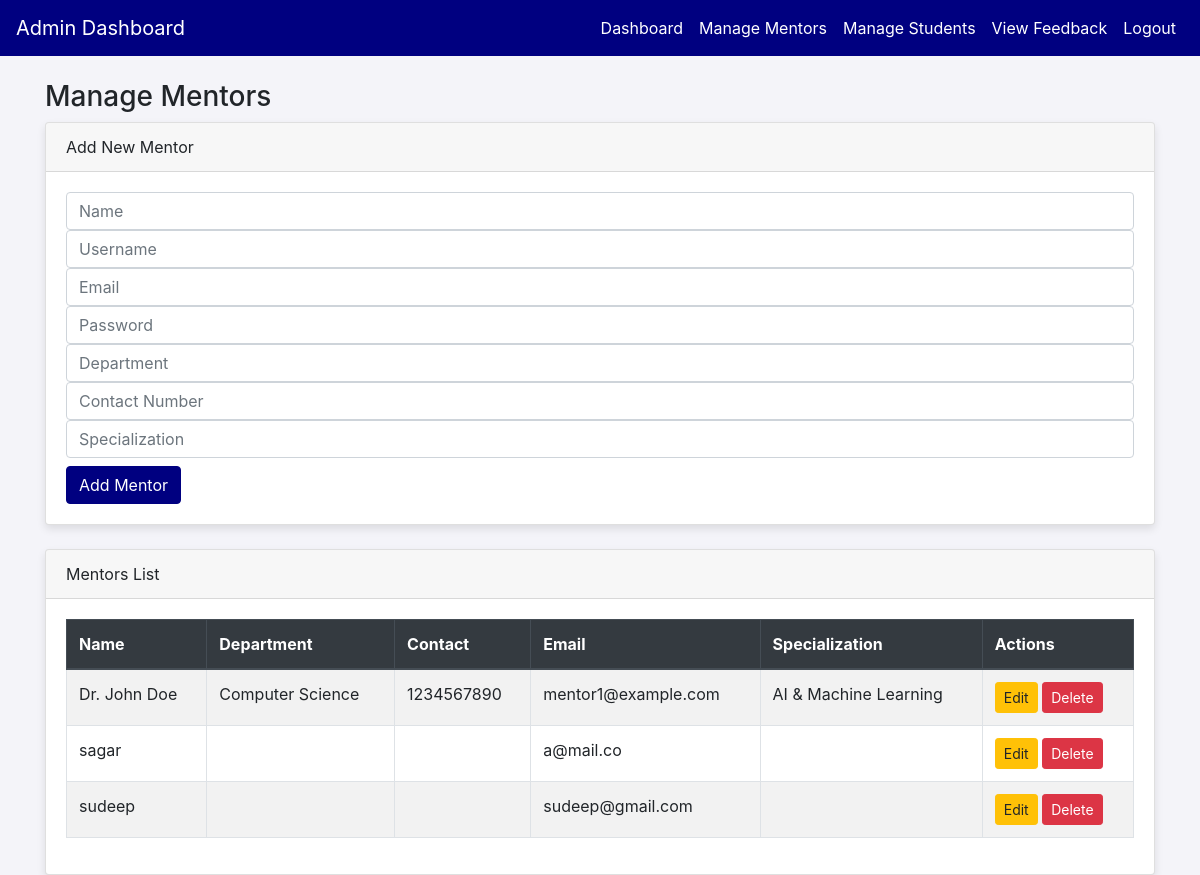
The app's page /manage_mentors.php (signed in) with its own data.
### tables this page shows
CREATE TABLE `mentors` (
  `mentor_id` int(11) NOT NULL,
  `user_id` int(11) NOT NULL,
  `name` varchar(100) NOT NULL,
  `department` varchar(100) DEFAULT NULL,
  `contact_number` varchar(15) DEFAULT NULL,
  `email` varchar(100) DEFAULT NULL,
  `specialization` text DEFAULT NULL
);

### manage_mentors.php (the view, shortened to what this page needs)
<?php
require_once 'db_connection.php';
$mentors = $conn->query("SELECT * FROM mentors");
?>
<!DOCTYPE html>
<html lang="en">
<head>
    <link rel="stylesheet" href="https://maxcdn.bootstrapcdn.com/bootstrap/4.5.2/css/bootstrap.min.css">
    <link rel="stylesheet" href="https://cdnjs.cloudflare.com/ajax/libs/font-awesome/5.15.4/css/all.min.css">
</head>
<body>
<nav class="navbar navbar-expand-lg navbar-dark">
    <a class="navbar-brand" href="#">Admin Dashboard</a>
    <div class="collapse navbar-collapse">
        <ul class="navbar-nav ml-auto">
            <li class="nav-item"><a class="nav-link" href="admin_dashboard.php">Dashboard</a></li>
            <li class="nav-item"><a class="nav-link" href="manage_mentors.php">Manage Mentors</a></li>
            <li class="nav-item"><a class="nav-link" href="manage_students.php">Manage Students</a></li>
            <li class="nav-item"><a class="nav-link" href="view_feedback.php">View Feedback</a></li>
            <li class="nav-item"><a class="nav-link" href="logout.php">Logout</a></li>
        </ul>
    </div>
</nav>
<div class="container mt-4">
    <h3>Manage Mentors</h3>
    <div class="card mb-4">
        <div class="card-header">Add New Mentor</div>
        <div class="card-body">
            <form method="POST" action="">
                <input type="text" name="name" class="form-control" placeholder="Name" required>
                <input type="text" name="username" class="form-control" placeholder="Username" required>
                <input type="email" name="email" class="form-control" placeholder="Email" required>
                <input type="password" name="password" class="form-control" placeholder="Password" required>
                <input type="text" name="department" class="form-control" placeholder="Department" required>
                <input type="text" name="contact_number" class="form-control" placeholder="Contact Number" required>
                <input type="text" name="specialization" class="form-control" placeholder="Specialization" required>
                <button type="submit" name="add_mentor" class="btn btn-primary mt-2">Add Mentor</button>
            </form>
        </div>
    </div>
    <div class="card">
        <div class="card-header">Mentors List</div>
        <div class="card-body">
            <table class="table table-bordered table-striped">
                <thead class="thead-dark">
                    <tr>
                        <th>Name</th>
                        <th>Department</th>
                        <th>Contact</th>
                        <th>Email</th>
                        <th>Specialization</th>
                        <th>Actions</th>
                    </tr>
                </thead>
                <tbody>
                    <?php while ($mentor = $mentors->fetch_assoc()): ?>
                        <tr>
                            <td><?= htmlspecialchars($mentor['name']) ?></td>
                            <td><?= htmlspecialchars($mentor['department']) ?></td>
                            <td><?= htmlspecialchars($mentor['contact_number']) ?></td>
                            <td><?= htmlspecialchars($mentor['email']) ?></td>
                            <td><?= htmlspecialchars($mentor['specialization']) ?></td>
                            <td>
                                <button class="btn btn-sm btn-warning" onclick="editMentor(
                                    <?= $mentor['mentor_id'] ?>,
                                    '<?= addslashes($mentor['name']) ?>',
                                    '<?= addslashes($mentor['email']) ?>',
                                    '<?= addslashes($mentor['department']) ?>',
                                    '<?= addslashes($mentor['contact_number']) ?>',
                                    '<?= addslashes($mentor['specialization']) ?>'
                                )">Edit</button>
                                <form method="POST" style="display:inline;">
                                    <button type="submit" name="delete_mentor" class="btn btn-sm btn-danger">Delete</button>
                                </form>
                            </td>
                        </tr>
                    <?php endwhile; ?>
                </tbody>
            </table>
        </div>
    </div>
</div>
</body>
</html>

### manage_mentors.php (style rules this page uses)
body { background-color: #f4f4f9; }
.navbar { background-color: navy; }
.navbar-brand, .nav-link { color: white !important; }
.card { box-shadow: 0 4px 8px rgba(0, 0, 0, 0.1); }
.btn-primary { background-color: navy; border-color: navy; }

### records on screen
mentors: name "Dr. John Doe", department "Computer Science", contact_number "1234567890", email "mentor1@example.com", specialization "AI & Machine Learning"
mentors: name "sagar", email "a@mail.co"
mentors: name "sudeep", email "sudeep@gmail.com"
